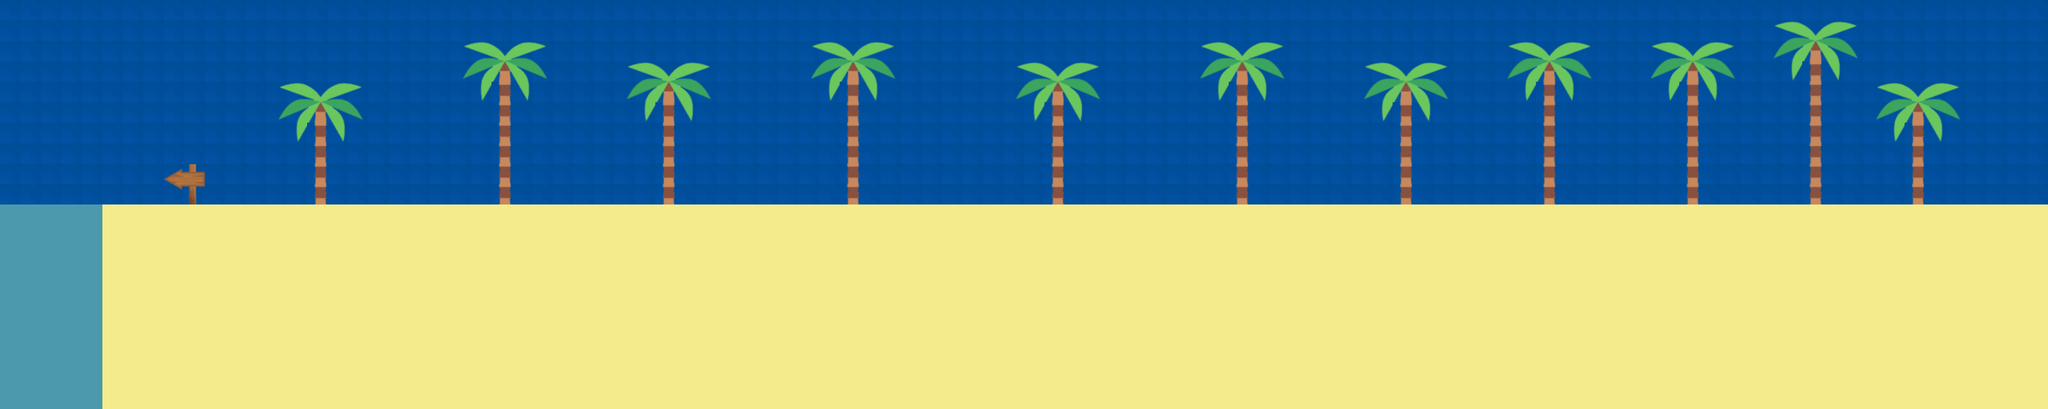

Rendered tile map (Tiled .tmx) drawn with the repository's tilesets; below, a short description and the map source with its tile grids summarised:
An orthogonal 100x20 tile map with 32x32 px tiles, 4 tile layers (fondo, mundo, palmeras, colisiones), 5 tilesets and 27 objects (11x agarre, 11x canibal, 2x soldado, spawn, spawn2).

<map version="1.10" tiledversion="1.11.2" orientation="orthogonal" renderorder="left-up" width="100" height="20" tilewidth="32" tileheight="32" infinite="0" nextlayerid="12" nextobjectid="28">
 <tileset firstgid="1" name="Fondo" tilewidth="32" tileheight="32" tilecount="228" columns="19">
  <image source="../Nivel 1/Fondo.jpg" width="612" height="408" />
  <wangsets>
   <wangset name="cielo azul" type="mixed" tile="181">
    <wangcolor name="" color="#ff0000" tile="181" probability="1" />
    <wangtile tileid="209" wangid="1,1,1,1,1,1,1,1" />
   </wangset>
  </wangsets>
 </tileset>
 <tileset firstgid="229" source="../Nivel 2/Tileset beach.tsx" />
 <tileset firstgid="485" source="../Nivel 1/Fondo.tsx" />
 <tileset firstgid="713" source="../Nivel 1/PALMERA.tsx" />
 <tileset firstgid="738" source="../Nivel 4/señal izq.tsx" />
 <layer id="10" name="fondo" width="100" height="20">
  <data>[2000 cells, 1000 non-empty, 1 distinct tile ids]</data>
 </layer>
 <layer id="1" name="mundo" width="100" height="20">
  <data>[2000 cells, 814 non-empty, 6 distinct tile ids]</data>
 </layer>
 <layer id="9" name="palmeras" width="100" height="20">
  <data>[2000 cells, 224 non-empty, 14 distinct tile ids]</data>
 </layer>
 <layer id="2" name="colisiones" width="100" height="20">
  <data>[2000 cells, 210 non-empty, 2 distinct tile ids]</data>
 </layer>
 <objectgroup id="5" name="fin del nivel">
  <object id="2" x="256.667" y="254.667" width="68" height="66" />
 </objectgroup>
 <objectgroup id="11" name="ramas de agarre">
  <object id="16" name="agarre" x="482.167" y="197.5" width="35.6667" height="27" />
  <object id="17" name="agarre" x="768.167" y="162.5" width="35.6667" height="27" />
  <object id="18" name="agarre" x="1026.17" y="190" width="35.6667" height="22" />
  <object id="19" name="agarre" x="1314.17" y="173" width="35.6667" height="27" />
  <object id="20" name="agarre" x="1635.67" y="208" width="35.6667" height="27" />
  <object id="21" name="agarre" x="1923.17" y="190.5" width="35.6667" height="27" />
  <object id="22" name="agarre" x="2177.67" y="186" width="35.6667" height="27" />
  <object id="23" name="agarre" x="2404.17" y="180" width="35.6667" height="27" />
  <object id="24" name="agarre" x="2626.67" y="189" width="35.6667" height="27" />
  <object id="25" name="agarre" x="2821.67" y="185" width="35.6667" height="27" />
  <object id="26" name="agarre" x="2979.67" y="214.5" width="35.6667" height="27" />
 </objectgroup>
 <objectgroup id="6" name="spawn jugador">
  <object id="1" name="spawn" x="3081.33" y="228" width="26" height="28" />
  <object id="27" name="spawn2" x="3041.83" y="229.167" width="27" height="23" />
 </objectgroup>
 <objectgroup id="7" name="spawn canibales">
  <object id="5" name="canibal" x="2463" y="230" width="30" height="26" />
  <object id="6" name="canibal" x="2302" y="232" width="30" height="26" />
  <object id="7" name="canibal" x="2181" y="240" width="30" height="26" />
  <object id="8" name="canibal" x="2048" y="239" width="30" height="26" />
  <object id="9" name="canibal" x="1657" y="248" width="30" height="26" />
  <object id="10" name="canibal" x="1515" y="242" width="30" height="26" />
  <object id="11" name="canibal" x="1401" y="240" width="30" height="26" />
  <object id="12" name="canibal" x="834" y="230" width="30" height="26" />
  <object id="13" name="canibal" x="686" y="226" width="30" height="26" />
  <object id="14" name="canibal" x="582" y="226" width="30" height="26" />
  <object id="15" name="canibal" x="417" y="235" width="30" height="26" />
 </objectgroup>
 <objectgroup id="8" name="spawn soldados">
  <object id="3" name="soldado" x="2757" y="229" width="33" height="32" />
  <object id="4" name="soldado" x="2669" y="239" width="36" height="28" />
 </objectgroup>
</map>
